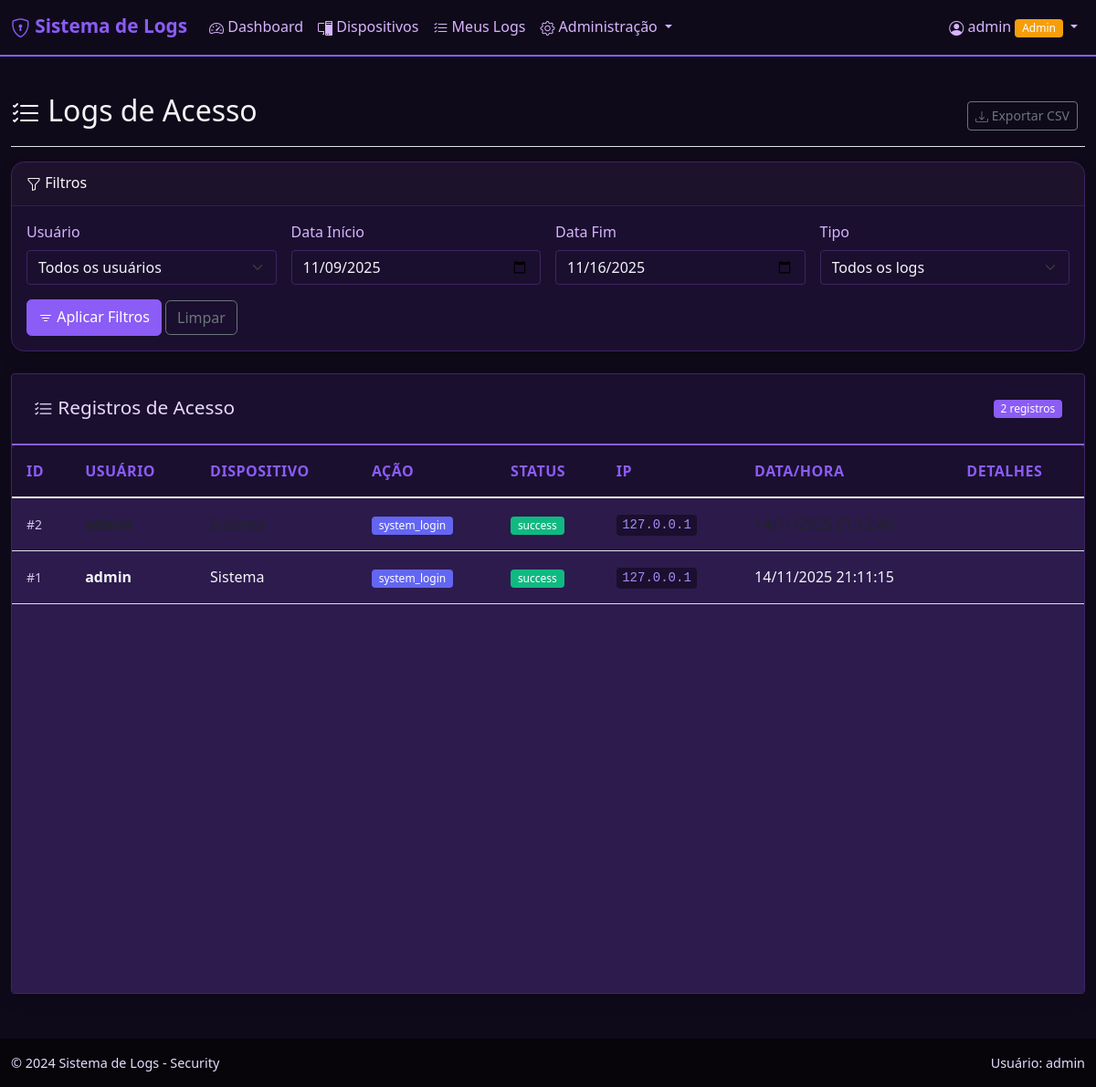
The page /logs (signed in) on the database as committed earlier.
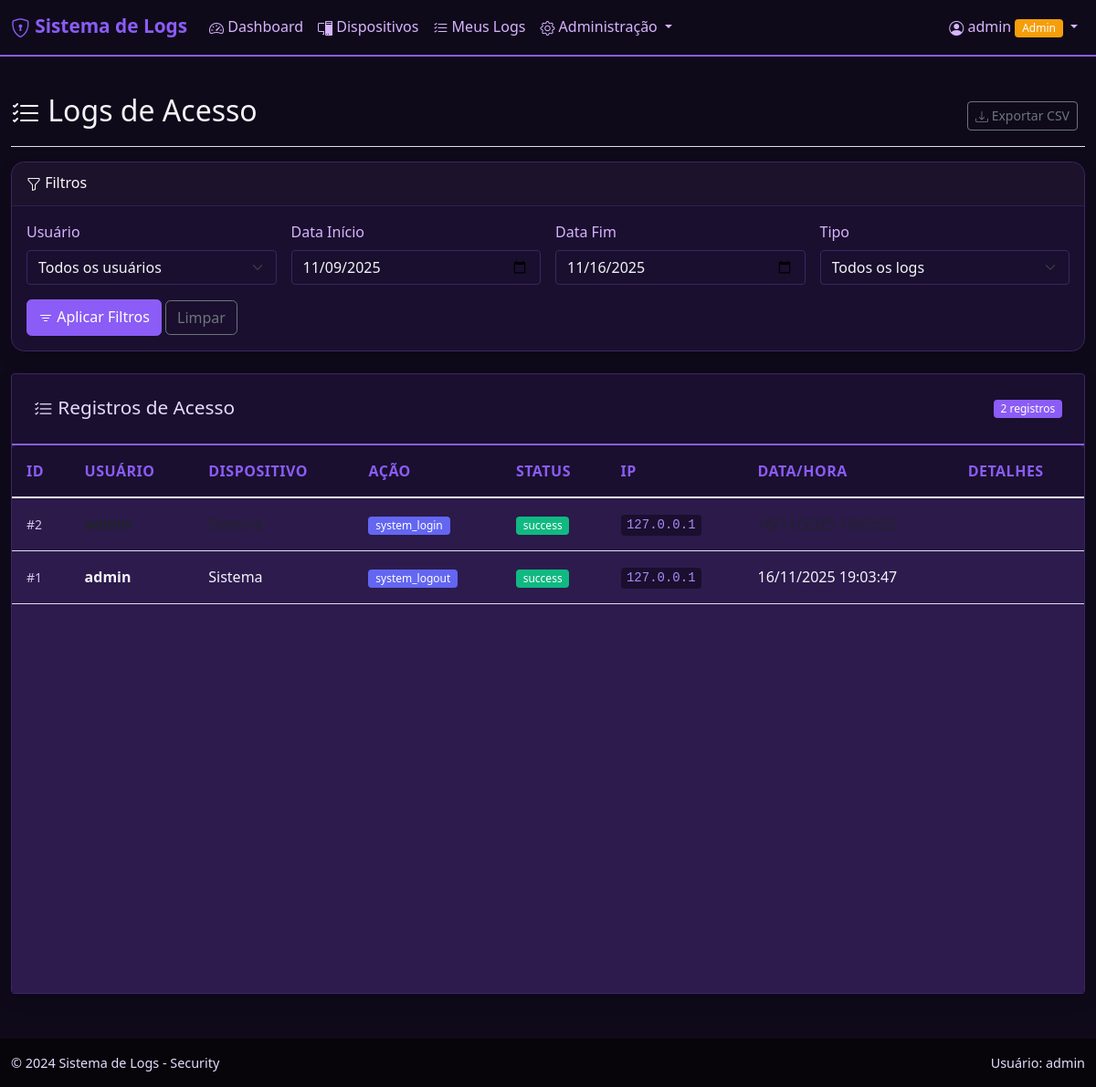
The same page on the database as committed later.
### models.py (models this page shows)
class AccessLog(db.Model):
    id = db.Column(db.Integer, primary_key=True)
    user_id = db.Column(db.Integer, db.ForeignKey('user.id'), nullable=False)
    device_id = db.Column(db.Integer, db.ForeignKey('device.id'), nullable=True)  # Opcional para logs de login
    access_time = db.Column(db.DateTime, default=get_brasilia_now)  # Quando aconteceu?
    action = db.Column(db.String(50), nullable=False)  # Qual ação (login, read, write, etc)
    status = db.Column(db.String(20), nullable=False)  # Sucesso ou falha?
    ip_address = db.Column(db.String(45))  # IP do usuário
    user_agent = db.Column(db.Text)  # Browser/cliente usado
    details = db.Column(db.Text)  # Detalhes adicionais
    is_suspicious = db.Column(db.Boolean, default=False)  # Acesso suspeito? (gera alerta)

class User(UserMixin, db.Model):
    id = db.Column(db.Integer, primary_key=True)
    username = db.Column(db.String(80), unique=True, nullable=False)
    email = db.Column(db.String(120), unique=True, nullable=False)
    password_hash = db.Column(db.String(255), nullable=False)
    role = db.Column(db.Enum(UserRole), default=UserRole.USER)
    created_at = db.Column(db.DateTime, default=get_brasilia_now)
    is_active = db.Column(db.Boolean, default=True)  # Usuário ativo ou desativado?
    user_permissions = db.relationship('UserPermission', backref='user', lazy=True, cascade='all, delete-orphan', foreign_keys='UserPermission.user_id')
    permissions_granted = db.relationship('UserPermission', backref='granted_by_user', lazy=True, foreign_keys='UserPermission.granted_by')
    logs = db.relationship('AccessLog', backref='user', lazy=True, cascade='all, delete-orphan')

### blueprints/logs.py (the view)
@logs_bp.route('/logs')
@login_required
def logs():
    user_filter = request.args.get('user_id', type=int)
    device_filter = request.args.get('device_id', type=int)
    date_from = request.args.get('date_from')
    date_to = request.args.get('date_to')
    suspicious_only = request.args.get('suspicious', type=bool)
    query = AccessLog.query
    if current_user.role != UserRole.ADMIN:
        query = query.filter_by(user_id=current_user.id)
    if user_filter and current_user.role == UserRole.ADMIN:
        query = query.filter_by(user_id=user_filter)
    if device_filter:
        query = query.filter_by(device_id=device_filter)
    if date_from:
        date_from = datetime.strptime(date_from, '%Y-%m-%d')
        query = query.filter(AccessLog.access_time >= date_from)
    if date_to:
        date_to = datetime.strptime(date_to, '%Y-%m-%d') + timedelta(days=1)
        query = query.filter(AccessLog.access_time <= date_to)
    if suspicious_only:
        query = query.filter_by(is_suspicious=True)
    logs_list = query.order_by(AccessLog.access_time.desc()).all()
    return render_template('logs.html', logs=logs_list)

### templates/logs.html (shortened to what the changed rows need)
{% extends "base.html" %}
{% block content %}
<div class="d-flex justify-content-between flex-wrap flex-md-nowrap align-items-center pt-3 pb-2 mb-3 border-bottom">
    <h1 class="h2"><i class="bi bi-list-check"></i> Logs de Acesso</h1>
</div>
<div class="card shadow">
    <div class="card-body">
        <div class="table-responsive" style="background-color: #2d1b4e; border-radius: 0.35rem;">
            <table class="table table-hover table-striped" id="logsTable" style="color: #f3f4f6; margin-bottom: 0;">
                <thead class="table-light">
                    <tr>
                        <th>ID</th>
                        {% if current_user.role.value == 'admin' %}
                        <th>Usuário</th>
                        {% endif %}
                        <th>Dispositivo</th>
                        <th>Ação</th>
                        <th>Status</th>
                        <th>IP</th>
                        <th>Data/Hora</th>
                        <th>Detalhes</th>
                    </tr>
                </thead>
                <tbody>
                    {% for log in logs %}
                    <tr class="{% if log.is_suspicious %}table-warning{% endif %}">
                        <td><small class="text-muted">#{{ log.id }}</small></td>
                        {% if current_user.role.value == 'admin' %}
                        <td>
                            <strong>{{ log.user.username }}</strong>
                        </td>
                        {% endif %}
                        <td>{{ log.device.name if log.device else 'Sistema' }}</td>
                        <td>
                            <span class="badge bg-secondary">{{ log.action }}</span>
                        </td>
                        <td>
                            <span class="badge {% if log.status == 'success' %}bg-success{% else %}bg-danger{% endif %}">
                                {{ log.status }}
                            </span>
                        </td>
                        <td><code>{{ log.ip_address }}</code></td>
                        <td>{{ log.access_time|format_brasilia_time }}</td>
                        <td>
                        </td>
                    </tr>
                    {% endfor %}
                </tbody>
            </table>
        </div>
    </div>
</div>
{% endblock %}

Rows that differ between the two databases and show on the page:
changed AccessLog "admin": action "system_login" → "system_logout"; access_time "14/11/2025 21:11:15" → "16/11/2025 19:03:47"
